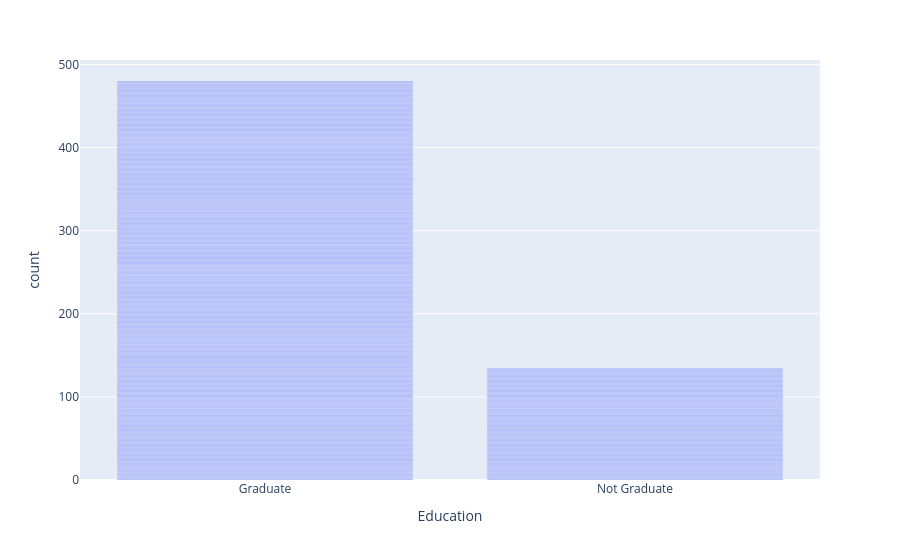

The notebook cell saved with this chart:
### Code cell
px.bar(df, x="Education")

### Figure 1 — Plotly figure (JSON) as saved in the notebook; plotly's stock layout.template omitted (floating-point values rounded to 4 significant figures; data arrays with more than 128 entries replaced by an {"elided": "..."} marker saying what was removed)
{"data": [{"hovertemplate": "Education=%{x}<br>count=%{y}<extra></extra>", "legendgroup": "", "marker": {"color": "#636efa", "pattern": {"shape": ""}}, "name": "", "orientation": "v", "showlegend": false, "textposition": "auto", "type": "bar", "x": {"elided": "614 str values"}, "xaxis": "x", "y": {"elided": "614 int values"}, "yaxis": "y"}], "layout": {"barmode": "relative", "legend": {"tracegroupgap": 0}, "margin": {"t": 60}, "xaxis": {"anchor": "y", "domain": [0, 1], "title": {"text": "Education"}}, "yaxis": {"anchor": "x", "domain": [0, 1], "title": {"text": "count"}}}}
